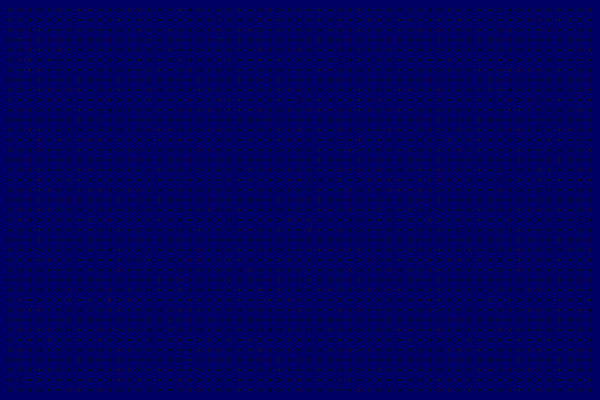
Frame 1 (no input)
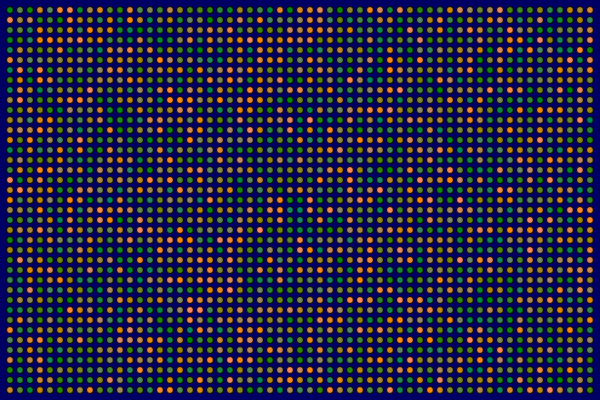
Frame 60 (no input)
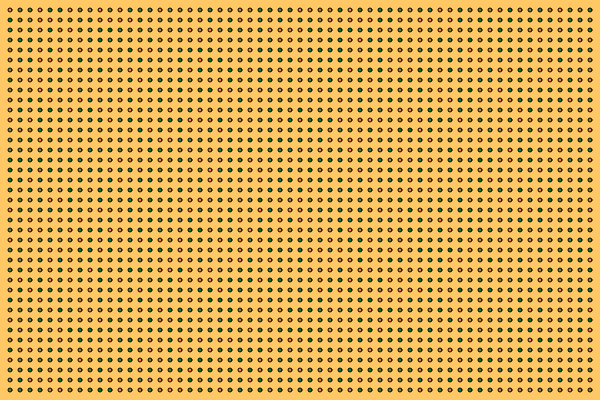
Frame 120 (the mouse pressed at the canvas centre since frame 60)

The p5.js sketch that drew these frames (run headless with seeded random() and noise() and a simulated clock; from frame 60 on, the mouse is pressed at the canvas centre):

// p5.js sketch
// ── sketch.js
let pos = [];
let size = 2;

function setup() {
  if (frameCount%50==0){
  canvas = createCanvas(600, 400);
  background(240);
    for (var i=10 ; i<canvas.width ; i=i+10){
    for (var j=10; j<canvas.height ; j=j+10){
      ellipse(i,j,2,2);
      pos.push({x:i,y:j});
    }
  }
  }
}

function draw() {
   background(mouseX,mouseY,100);
   for (var item = 0; item< pos.length; item++){
     fill(random(255),135,random(100))
     ellipse(pos[item].x,pos[item].y,size,size);
   }
  size = size + 1;
  if (size>10)
    size = 2;
}


//draw grid if you want to using this function
/*function drawGrid() {
	stroke(200);
	fill(120);
	for (var x=-width; x < width; x+=40) {
		line(x, -height, x, height);
		//text(x, x+1, 12);
	}
	for (var y=-height; y < height; y+=40) {
		line(-width, y, width, y);
		//text(y, 1, y+12);
	}
}*/
